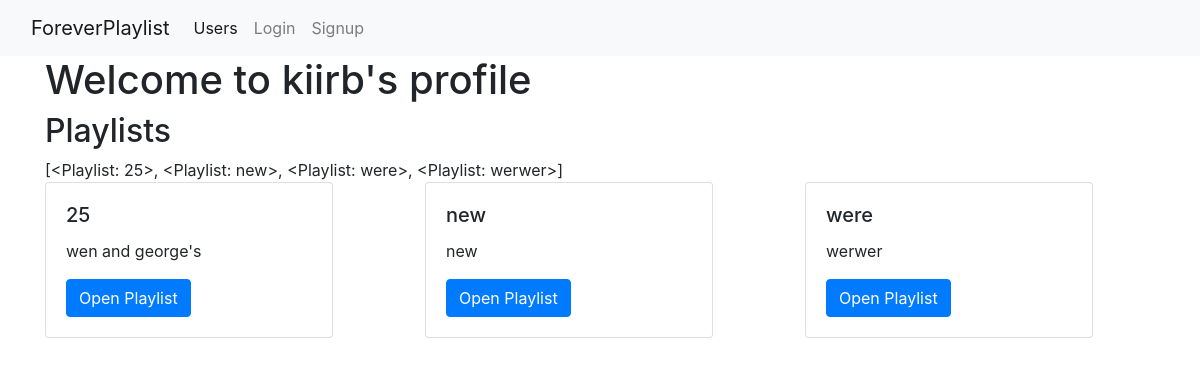
The page /profile/kiirb on the database its author committed.
### music_app/models.py (models this page shows, shortened)
class User(UserMixin, db.Model):
    id = db.Column(db.Integer, primary_key=True)
    username = db.Column(db.String(80), nullable=False, unique=True)
    password = db.Column(db.String(200), nullable=False)
    playlists = db.relationship('Playlist', back_populates='user')

class Playlist(db.Model):
    id = db.Column(db.Integer, primary_key=True)
    title = db.Column(db.String(80), nullable=False)
    description = db.Column(db.String(200), nullable=False)
    user_id = db.Column(db.Integer, db.ForeignKey('user.id'), nullable=False)
    user = db.relationship('User', back_populates='playlists')
    songs = db.relationship('SongEntry', back_populates='playlist')
    def __repr__(self):
        return f'<Playlist: {self.title}>'

### music_app/main/routes.py (the view)
@main.route('/profile/<username>')
def profile(username):
    user = User.query.filter_by(username=username).first()
    return render_template('profile.html', user=user)

### music_app/templates/profile.html (shortened to what this page needs)
{% extends 'base.html' %}
{% block body %}
  <div class="container">
    <h1>
      Welcome to {{ user.username }}'s profile
    </h1>
    <h2>Playlists</h2>
    {{user.playlists}}
    {%- for playlist_row in user.playlists[:-1] | batch(3, '&nbsp;') %}
      <div class="row">
        {%- for playlist in playlist_row %}
          {%- if playlist %}
            <div class="col">
              {% include 'partials/single_playlist.html' %}
            </div>
          {%- endif %}
        {%- endfor %}
      </div>
    {%- endfor %}
  </div>
{% endblock %}

### music_app/templates/partials/single_playlist.html
<div class="card" style="width: 18rem;">
  <div class="card-body">
    <h5 class="card-title">
      {{ playlist.title }}
    </h5>
    <p class="card-text">
      {{ playlist.description }}
    </p>
    <a href="/playlists/{{ playlist.id }}" class="btn btn-primary">
      Open Playlist
    </a>
  </div>
</div>

### rows shown on the page
User: username "kiirb"
Playlist: playlists "[<Playlist: 25>, <Playlist: new>, <Playlist: were>, <Playlist: werwer>]", title "25", description "wen and george's"
Playlist: title "new", description "new"
Playlist: title "were", description "werwer"
